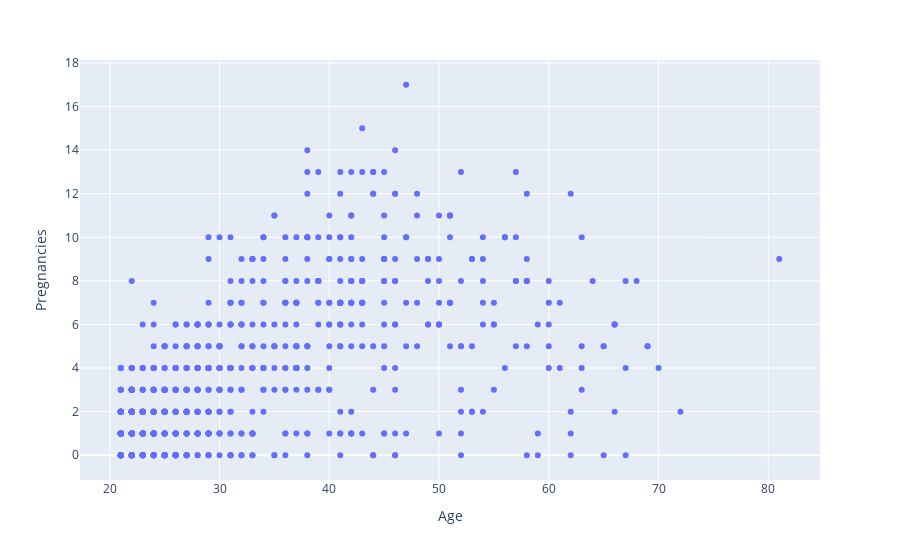

Notebook code for this chart:
### Markdown cell above
*Some Basic EDA of the Dataset*

### Code cell
# create the scatter plot to see Relationship between Age and Pregnancies
fig = px.scatter(diabetes_dataset, x='Age', y='Pregnancies')

# display the plot
fig.show()

### Figure 1 — Plotly figure (JSON) as saved in the notebook; plotly's stock layout.template omitted (floating-point values rounded to 4 significant figures; data arrays with more than 128 entries replaced by an {"elided": "..."} marker saying what was removed)
{"data": [{"hovertemplate": "Age=%{x}<br>Pregnancies=%{y}<extra></extra>", "legendgroup": "", "marker": {"color": "#636efa", "symbol": "circle"}, "mode": "markers", "name": "", "orientation": "v", "showlegend": false, "type": "scatter", "x": {"elided": "768 int values"}, "xaxis": "x", "y": {"elided": "768 int values"}, "yaxis": "y"}], "layout": {"legend": {"tracegroupgap": 0}, "margin": {"t": 60}, "xaxis": {"anchor": "y", "domain": [0, 1], "title": {"text": "Age"}}, "yaxis": {"anchor": "x", "domain": [0, 1], "title": {"text": "Pregnancies"}}}}
